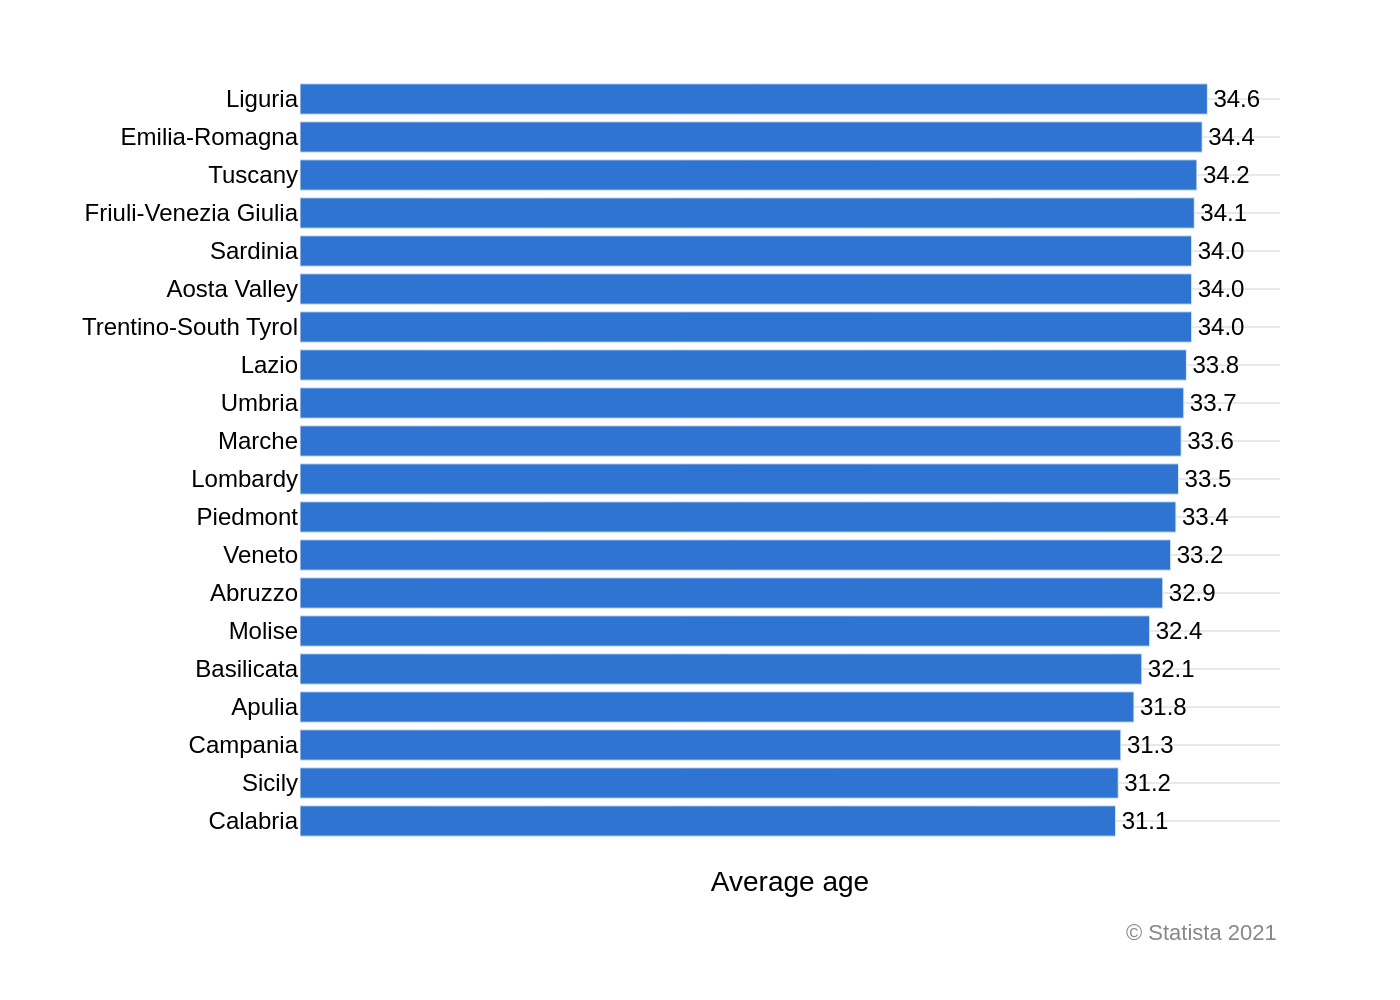

Write Python code to recreate this figure.
import sys
import json
from pathlib import Path
import plotly.graph_objects as go

# --- 1. Load Data from JSON ---
# The script expects the path to the JSON file as the first command-line argument.
if len(sys.argv) != 2:
    print(f"Usage: python {sys.argv[0]} <path_to_json_file>")
    sys.exit(1)

json_path = Path(sys.argv[1])
if not json_path.is_file():
    print(f"Error: File not found at {json_path}")
    sys.exit(1)

with open(json_path, 'r', encoding='utf-8') as f:
    chart_info = json.load(f)

# Extract data and text from the loaded JSON
chart_data = chart_info.get("chart_data", [])
texts = chart_info.get("texts", {})
colors = chart_info.get("colors", [])
output_filename_base = json_path.stem

# --- 2. Prepare Data for Plotting ---
categories = [item['category'] for item in chart_data]
values = [item['value'] for item in chart_data]

# --- 3. Create the Chart ---
fig = go.Figure()

# Add the horizontal bar trace
fig.add_trace(go.Bar(
    y=categories,
    x=values,
    orientation='h',
    marker=dict(color=colors[0]),
    text=values,
    texttemplate='%{text:.1f}',
    textposition='outside',
    cliponaxis=False  # Prevents text from being clipped at the plot edge
))

# --- 4. Configure Layout and Styling ---
fig.update_layout(
    font=dict(
        family="Arial",
        size=12,
        color="black"
    ),
    plot_bgcolor='white',
    paper_bgcolor='white',
    showlegend=False,
    # Set generous margins to prevent labels from being cut off
    margin=dict(l=150, r=60, t=40, b=80),
    xaxis=dict(
        title=texts.get('x_axis_title'),
        title_standoff=15,
        showticklabels=False,  # Hide tick labels
        showline=False,        # Hide axis line
        showgrid=False,        # Hide vertical grid lines
        zeroline=False,
        # Set range to give space for text labels outside the bars
        range=[0, max(values) * 1.08]
    ),
    yaxis=dict(
        # 'reversed' ensures the first item in the data appears at the top
        autorange="reversed",
        showgrid=True,
        gridcolor='#e9e9e9',
        gridwidth=1,
        zeroline=False,
        showline=False
    ),
    # Add source text as an annotation at the bottom right
    annotations=[
        dict(
            text=texts.get('source'),
            showarrow=False,
            xref='paper',
            yref='paper',
            x=1,
            y=-0.1, # Position below the plot area
            xanchor='right',
            yanchor='top',
            font=dict(size=11, color='#888888')
        )
    ]
)

# --- 5. Output the Chart ---
output_image_path = f"{output_filename_base}.png"
fig.write_image(output_image_path, scale=2)

print(f"Chart saved to {output_image_path}")
